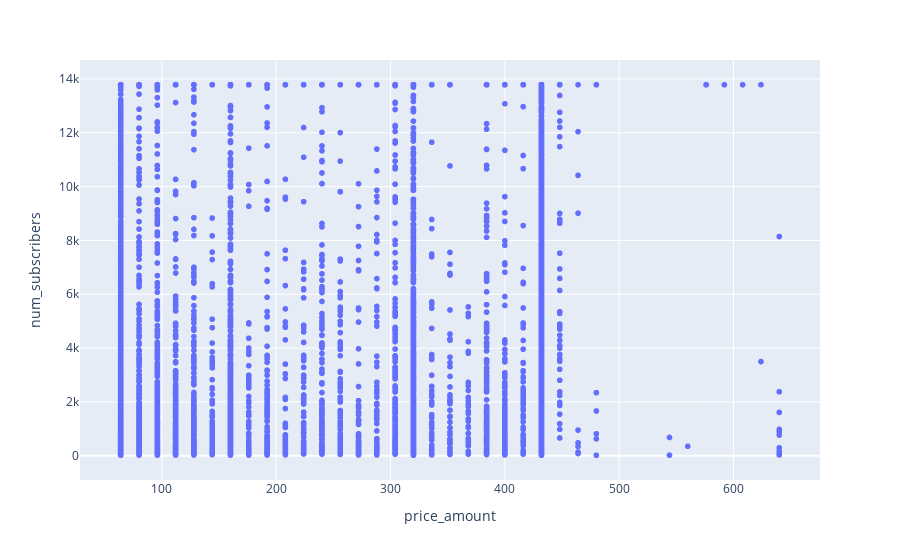

Source (notebook cell):
### Markdown cell above
### Question 5:
is there relation between price and subscribers?

### Code cell
px.scatter(categorized_courses, x='price_amount', y='num_subscribers')

### Figure 1 — Plotly figure (JSON) as saved in the notebook; plotly's stock layout.template omitted (floating-point values rounded to 4 significant figures; data arrays with more than 128 entries replaced by an {"elided": "..."} marker saying what was removed)
{"data": [{"hovertemplate": "price_amount=%{x}<br>num_subscribers=%{y}<extra></extra>", "legendgroup": "", "marker": {"color": "#636efa", "symbol": "circle"}, "mode": "markers", "name": "", "showlegend": false, "type": "scattergl", "x": {"elided": "9932 int values"}, "xaxis": "x", "y": {"elided": "9932 int values"}, "yaxis": "y"}], "layout": {"legend": {"tracegroupgap": 0}, "margin": {"t": 60}, "xaxis": {"anchor": "y", "domain": [0, 1], "title": {"text": "price_amount"}}, "yaxis": {"anchor": "x", "domain": [0, 1], "title": {"text": "num_subscribers"}}}}
